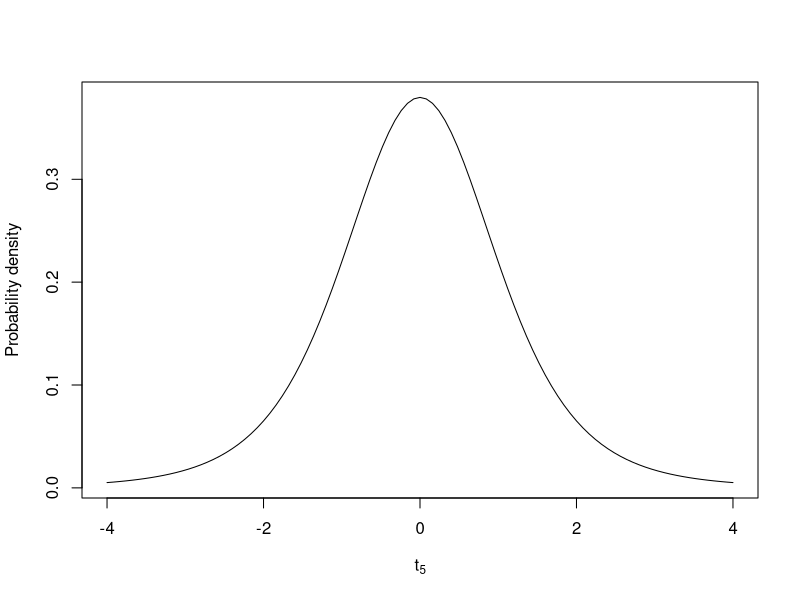
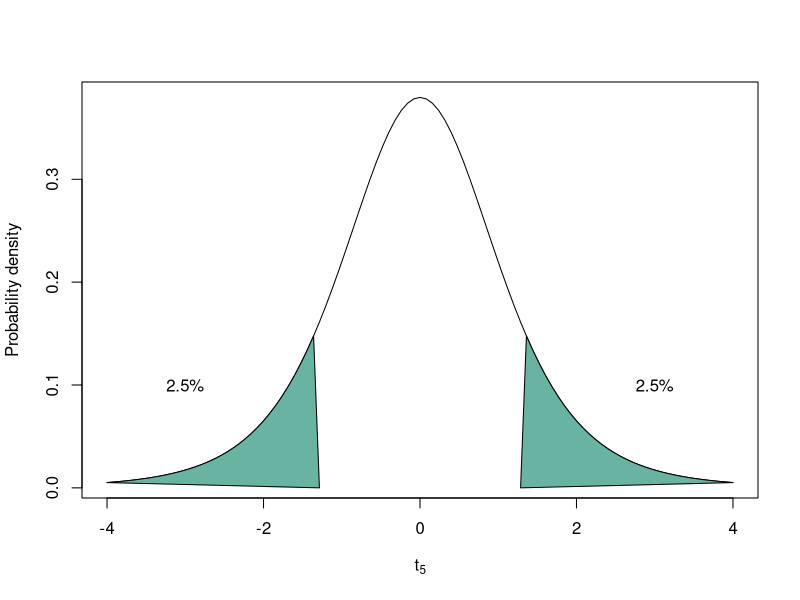
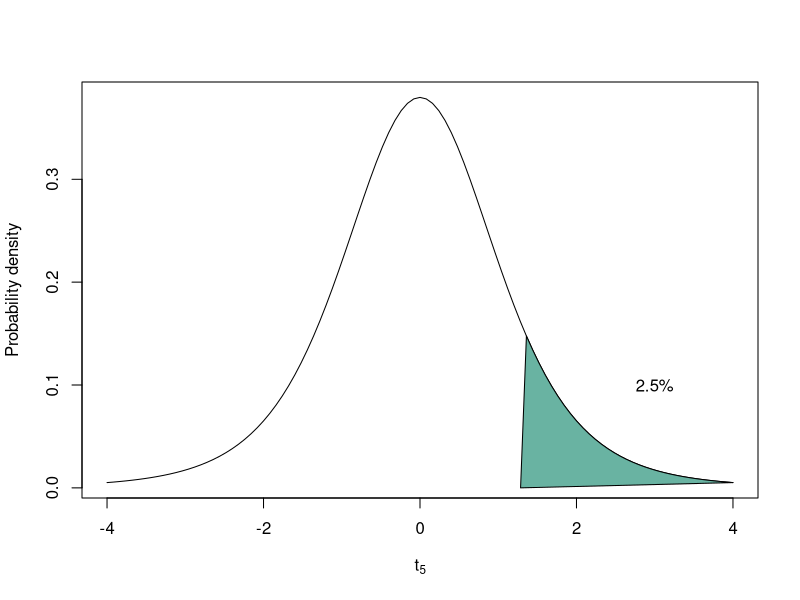
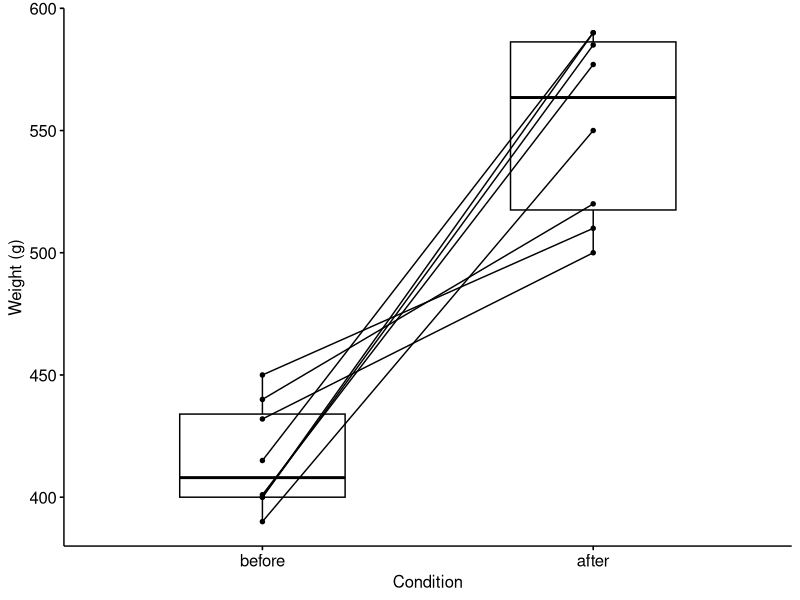
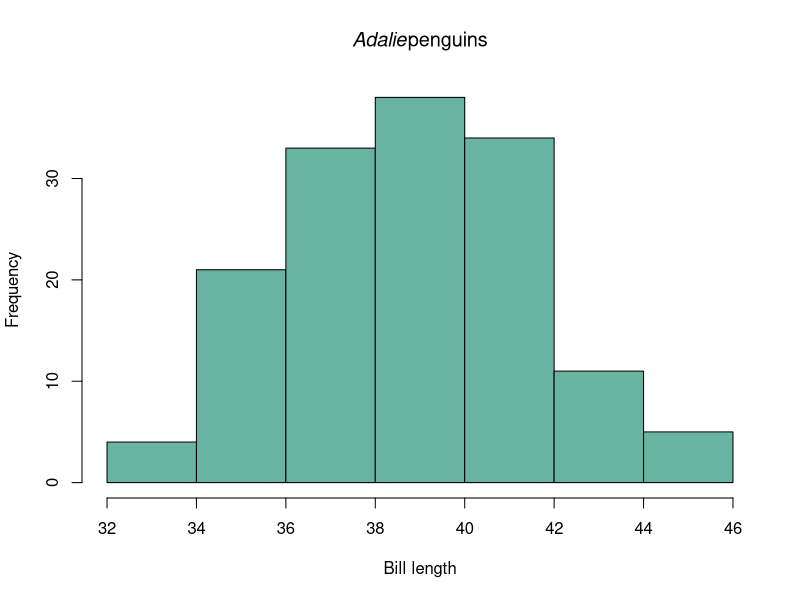
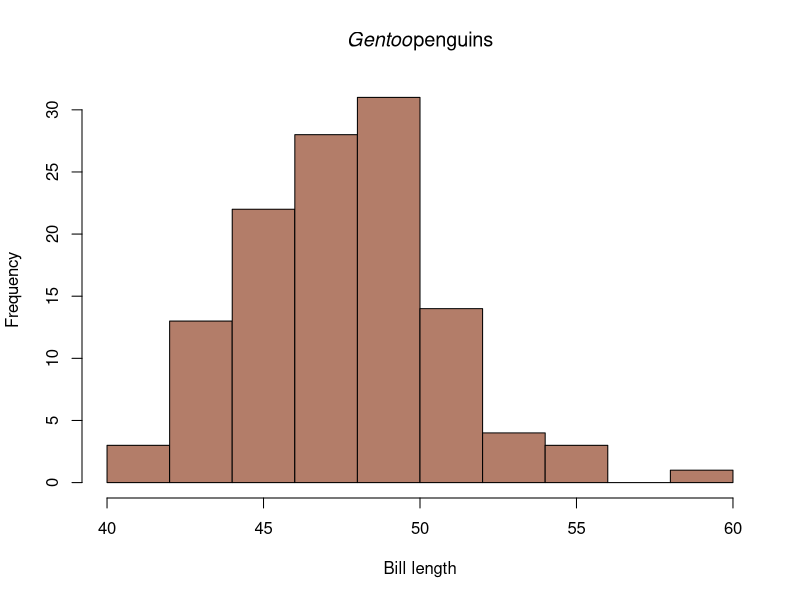
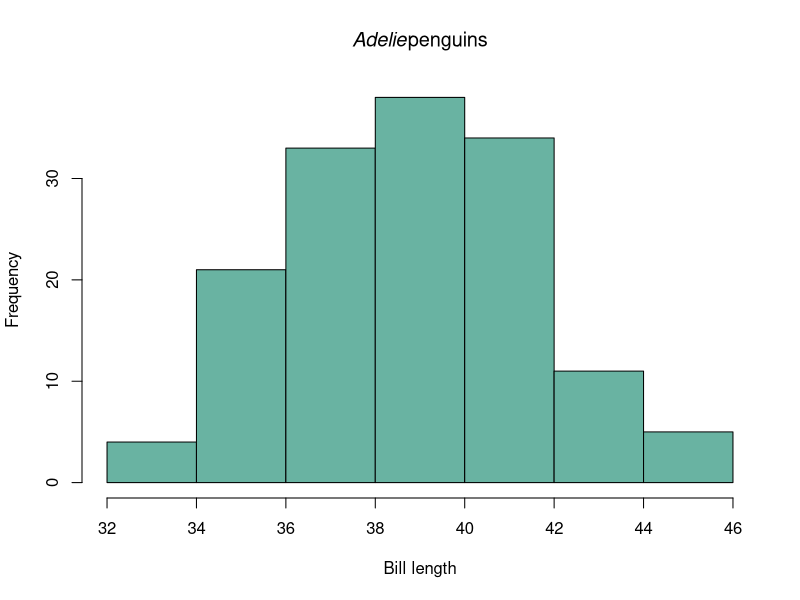

Reproduce these figures in R, in order.
## ---- chunk 1
curve(dt(x, df = 5), from = -4, to = 4,
      ylab = "Probability density",
      xlab = expression(t[5]))
## ---- chunk 2
# Calculating the critical value for the previous example
t_crit <- qt(0.05 / 2, df = 5)
print(abs(t_crit))
## ---- chunk 3
## Two tailed
x <- curve(dt(x, df = 5), from = -4, to = 4,
      ylab = "Probability density",
      xlab = expression(t[5]))

value1 <- 0.5 * t_crit
value2 <- 0.5 * abs(t_crit)

polygon(c(x$x[x$x <= value1], value1),
        c(x$y[x$x <= value1], 0),
        col = "#69b3a2",
        border = 1)
text(x = -3, y = 0.1, labels = "2.5%")

polygon(c(x$x[x$x >= value2], value2),
        c(x$y[x$x >= value2], 0),
        col = "#69b3a2",
        border = 1)
text(x = 3, y = 0.1, labels = "2.5%")

# One tailed

x <- curve(dt(x, df = 5), from = -4, to = 4,
      ylab = "Probability density",
      xlab = expression(t[5]))


polygon(c(x$x[x$x >= value2], value2),
        c(x$y[x$x >= value2], 0),
        col = "#69b3a2",
        border = 1)
text(x = 3, y = 0.1, labels = "2.5%")
## ---- chunk 4

## ---- chunk 5
sample <- iris$Petal.Width[iris$Species == "versicolor"]

ybar <- mean(sample)
n <- length(sample)
mu <- mean(iris$Petal.Width)
SE_ybar <- sd(sample) / sqrt(n)

t_stat <- (ybar - mu) / SE_ybar
print(t_stat)

t_crit <- qt(0.05 / 2, df = n - 1)
print(abs(t_crit))

# Two-tailed P value
2 * pt(q = t_stat, df = n - 1, lower.tail = FALSE)

# 95% CI
lower_ci <- ybar - (abs(t_crit) * SE_ybar)
upper_ci <- ybar + (abs(t_crit) * SE_ybar)

print(paste(round(lower_ci, 3), "< μ <", round(upper_ci, 3)))

# Check work with t.test()
t.test(sample, mu = mu)
## ---- chunk 6

before <- c(450, 400, 440, 390, 400, 432, 415, 401)
after <- c(510, 590, 520, 550, 585, 500, 590, 577)

# Produce a plot of the pairs
library(ggpubr)
pairs <- data.frame(before = before, after = after)
ggpaired(pairs, cond1 = "before", cond2 = "after", ylab = "Weight (g)")

# t-statistic
d <- pairs$before - pairs$after
dbar <- mean(d)
d_sd <- sd(d)
n <- length(d)

mu <- 0
SE_dbar <- d_sd / sqrt(n)

t_pairs <- (dbar - mu) / SE_dbar
print(t_pairs)

t_crit <- qt(0.05 / 2, df = n - 1)
print(abs(t_crit))

# Two-tailed P value
2 * pt(q = abs(t_pairs), df = n - 1, lower.tail = FALSE)

# Check work using t.test() function
t.test(before, after, paired = TRUE)
## ---- chunk 7

library(palmerpenguins)
data(penguins)

penguins <- na.omit(penguins)

adelie_bill <- penguins$bill_length_mm[penguins$species == "Adelie"]
gentoo_bill <- penguins$bill_length_mm[penguins$species == "Gentoo"]


# Visualize data (and check normality)
hist(adelie_bill, xlab = "Bill length",
      main = substitute(paste(italic('Adalie'),  "penguins")),
      col = "#69b3a2")
hist(gentoo_bill, xlab = "Bill length",
      main = substitute(paste(italic('Gentoo'),  "penguins")),
      col = "#b37d69")

# Two-sample t-statistic
ybar_1 <- mean(adelie_bill)
var_1 <- var(adelie_bill)
n_1 <- length(adelie_bill)
df_1 <- n_1 - 1

ybar_2 <- mean(gentoo_bill)
var_2 <- var(gentoo_bill)
n_2 <- length(gentoo_bill)
df_2 <- n_2 - 1

pooled_var <- ((df_1 * var_1) + (df_2 * var_2)) / (df_1 + df_2)

SE_diff <- sqrt(pooled_var * ((1 / n_1) + (1 / n_2)))

t_diff <- (ybar_1 - ybar_2) / SE_diff
print(t_diff)

t_crit <- qt(0.05 / 2, df = n_1 + n_2 - 2)
print(abs(t_crit))

# Two-tailed P value
2 * pt(q = abs(t_diff), df = n_1 + n_2 - 2, lower.tail = FALSE)

# Check work using t.test() function
t.test(adelie_bill, gentoo_bill, var.equal = TRUE)

# If variances are not equal,
# we can use Welch's t-test (which is the default in R)
t.test(adelie_bill, gentoo_bill)
## ---- chunk 8
library(palmerpenguins)
data(penguins)

penguins <- na.omit(penguins)
adelie_bill <- penguins$bill_length_mm[penguins$species == "Adelie"]

# Visualize data (and check normality)
hist(adelie_bill, xlab = "Bill length",
      main = substitute(paste(italic('Adelie'),  "penguins")),
      col = "#69b3a2")
## ---- chunk 9
library(palmerpenguins)
data(penguins)

penguins <- na.omit(penguins)
adelie_bill <- penguins$bill_length_mm[penguins$species == "Adelie"]

shapiro.test(adelie_bill)
## ---- chunk 10
library(palmerpenguins)
data(penguins)

penguins <- na.omit(penguins)

adelie_bill <- penguins$bill_length_mm[penguins$species == "Adelie"]
gentoo_bill <- penguins$bill_length_mm[penguins$species == "Gentoo"]

var_1 <- var(adelie_bill)
n_1 <- length(adelie_bill)
df_1 <- n_1 - 1

var_2 <- var(gentoo_bill)
n_2 <- length(gentoo_bill)
df_2 <- n_2 - 1

f_stat <- var_1 / var_2
print(f_stat)

# Check work using var.test()
var.test(adelie_bill, gentoo_bill)
## ---- chunk 11
library(car)
library(palmerpenguins)
data(penguins)

penguins <- na.omit(penguins)

leveneTest(bill_length_mm ~ species, penguins)
